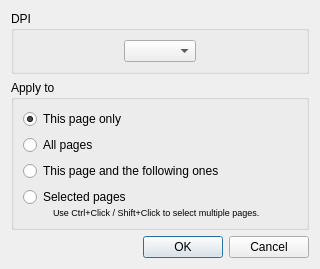
<?xml version="1.0" encoding="UTF-8"?>
<ui version="4.0">
 <class>OutputChangeDpiDialog</class>
 <widget class="QDialog" name="OutputChangeDpiDialog">
  <property name="windowModality">
   <enum>Qt::WindowModal</enum>
  </property>
  <property name="geometry">
   <rect>
    <x>0</x>
    <y>0</y>
    <width>320</width>
    <height>266</height>
   </rect>
  </property>
  <property name="windowTitle">
   <string>Apply Output Resolution</string>
  </property>
  <layout class="QVBoxLayout" name="verticalLayout">
   <item>
    <widget class="QGroupBox" name="dpiGroup">
     <property name="title">
      <string>DPI</string>
     </property>
     <layout class="QHBoxLayout" name="horizontalLayout">
      <item>
       <spacer name="horizontalSpacer_3">
        <property name="orientation">
         <enum>Qt::Horizontal</enum>
        </property>
        <property name="sizeHint" stdset="0">
         <size>
          <width>0</width>
          <height>1</height>
         </size>
        </property>
       </spacer>
      </item>
      <item>
       <widget class="QComboBox" name="dpiSelector">
        <property name="insertPolicy">
         <enum>QComboBox::NoInsert</enum>
        </property>
        <property name="duplicatesEnabled">
         <bool>true</bool>
        </property>
       </widget>
      </item>
      <item>
       <spacer name="horizontalSpacer_4">
        <property name="orientation">
         <enum>Qt::Horizontal</enum>
        </property>
        <property name="sizeHint" stdset="0">
         <size>
          <width>0</width>
          <height>1</height>
         </size>
        </property>
       </spacer>
      </item>
     </layout>
    </widget>
   </item>
   <item>
    <widget class="QGroupBox" name="groupBox_3">
     <property name="title">
      <string>Apply to</string>
     </property>
     <layout class="QVBoxLayout" name="verticalLayout_2">
      <item>
       <widget class="QRadioButton" name="thisPageRB">
        <property name="text">
         <string>This page only</string>
        </property>
        <property name="checked">
         <bool>true</bool>
        </property>
       </widget>
      </item>
      <item>
       <widget class="QRadioButton" name="allPagesRB">
        <property name="text">
         <string>All pages</string>
        </property>
       </widget>
      </item>
      <item>
       <widget class="QRadioButton" name="thisPageAndFollowersRB">
        <property name="text">
         <string>This page and the following ones</string>
        </property>
       </widget>
      </item>
      <item>
       <widget class="QWidget" name="selectedPagesWidget" native="true">
        <layout class="QVBoxLayout" name="verticalLayout_3">
         <property name="spacing">
          <number>0</number>
         </property>
         <property name="leftMargin">
          <number>0</number>
         </property>
         <property name="topMargin">
          <number>0</number>
         </property>
         <property name="rightMargin">
          <number>0</number>
         </property>
         <property name="bottomMargin">
          <number>0</number>
         </property>
         <item>
          <widget class="QRadioButton" name="selectedPagesRB">
           <property name="text">
            <string>Selected pages</string>
           </property>
          </widget>
         </item>
         <item>
          <layout class="QHBoxLayout" name="horizontalLayout_2">
           <property name="spacing">
            <number>0</number>
           </property>
           <item>
            <spacer name="horizontalSpacer_5">
             <property name="orientation">
              <enum>Qt::Horizontal</enum>
             </property>
             <property name="sizeType">
              <enum>QSizePolicy::Fixed</enum>
             </property>
             <property name="sizeHint" stdset="0">
              <size>
               <width>30</width>
               <height>0</height>
              </size>
             </property>
            </spacer>
           </item>
           <item>
            <widget class="QLabel" name="selectedPagesHint">
             <property name="font">
              <font>
               <pointsize>7</pointsize>
              </font>
             </property>
             <property name="text">
              <string>Use Ctrl+Click / Shift+Click to select multiple pages.</string>
             </property>
            </widget>
           </item>
          </layout>
         </item>
        </layout>
       </widget>
      </item>
     </layout>
    </widget>
   </item>
   <item>
    <spacer name="verticalSpacer">
     <property name="orientation">
      <enum>Qt::Vertical</enum>
     </property>
     <property name="sizeHint" stdset="0">
      <size>
       <width>20</width>
       <height>0</height>
      </size>
     </property>
    </spacer>
   </item>
   <item>
    <widget class="QDialogButtonBox" name="buttonBox">
     <property name="orientation">
      <enum>Qt::Horizontal</enum>
     </property>
     <property name="standardButtons">
      <set>QDialogButtonBox::Cancel|QDialogButtonBox::Ok</set>
     </property>
    </widget>
   </item>
  </layout>
 </widget>
 <resources/>
 <connections>
  <connection>
   <sender>buttonBox</sender>
   <signal>rejected()</signal>
   <receiver>OutputChangeDpiDialog</receiver>
   <slot>reject()</slot>
   <hints>
    <hint type="sourcelabel">
     <x>316</x>
     <y>260</y>
    </hint>
    <hint type="destinationlabel">
     <x>286</x>
     <y>274</y>
    </hint>
   </hints>
  </connection>
 </connections>
</ui>
